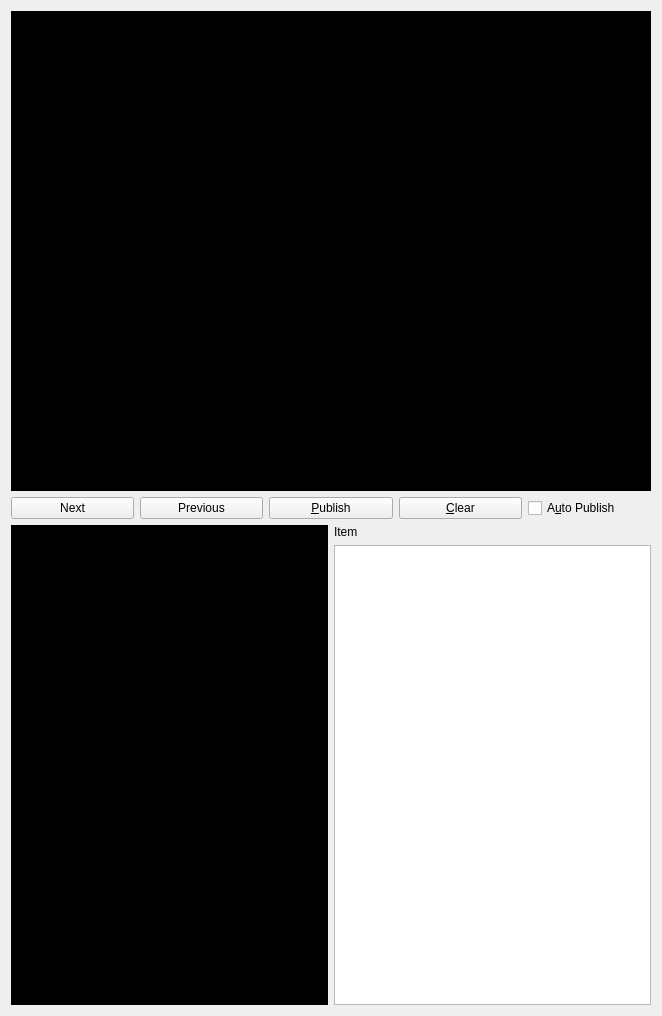
      <widget class="QWidget" name="tab_2">
       <attribute name="title">
        <string>Sho&amp;w</string>
       </attribute>
       <layout class="QVBoxLayout" name="verticalLayout_7">
        <item>
         <widget class="KRichTextEdit" name="show_public_text">
          <property name="minimumSize">
           <size>
            <width>640</width>
            <height>480</height>
           </size>
          </property>
          <property name="maximumSize">
           <size>
            <width>640</width>
            <height>480</height>
           </size>
          </property>
          <property name="palette">
           <palette>
            <active>
             <colorrole role="WindowText">
              <brush brushstyle="SolidPattern">
               <color alpha="255">
                <red>255</red>
                <green>255</green>
                <blue>255</blue>
               </color>
              </brush>
             </colorrole>
             <colorrole role="Button">
              <brush brushstyle="SolidPattern">
               <color alpha="255">
                <red>0</red>
                <green>0</green>
                <blue>0</blue>
               </color>
              </brush>
             </colorrole>
             <colorrole role="Light">
              <brush brushstyle="SolidPattern">
               <color alpha="255">
                <red>0</red>
                <green>0</green>
                <blue>0</blue>
               </color>
              </brush>
             </colorrole>
             <colorrole role="Midlight">
              <brush brushstyle="SolidPattern">
               <color alpha="255">
                <red>0</red>
                <green>0</green>
                <blue>0</blue>
               </color>
              </brush>
             </colorrole>
             <colorrole role="Dark">
              <brush brushstyle="SolidPattern">
               <color alpha="255">
                <red>0</red>
                <green>0</green>
                <blue>0</blue>
               </color>
              </brush>
             </colorrole>
             <colorrole role="Mid">
              <brush brushstyle="SolidPattern">
               <color alpha="255">
                <red>0</red>
                <green>0</green>
                <blue>0</blue>
               </color>
              </brush>
             </colorrole>
             <colorrole role="Text">
              <brush brushstyle="SolidPattern">
               <color alpha="255">
                <red>255</red>
                <green>255</green>
                <blue>255</blue>
               </color>
              </brush>
             </colorrole>
             <colorrole role="BrightText">
              <brush brushstyle="SolidPattern">
               <color alpha="255">
                <red>255</red>
                <green>255</green>
                <blue>255</blue>
               </color>
              </brush>
             </colorrole>
             <colorrole role="ButtonText">
              <brush brushstyle="SolidPattern">
               <color alpha="255">
                <red>255</red>
                <green>255</green>
                <blue>255</blue>
               </color>
              </brush>
             </colorrole>
             <colorrole role="Base">
              <brush brushstyle="SolidPattern">
               <color alpha="255">
                <red>0</red>
                <green>0</green>
                <blue>0</blue>
               </color>
              </brush>
             </colorrole>
             <colorrole role="Window">
              <brush brushstyle="SolidPattern">
               <color alpha="255">
                <red>0</red>
                <green>0</green>
                <blue>0</blue>
               </color>
              </brush>
             </colorrole>
             <colorrole role="Shadow">
              <brush brushstyle="SolidPattern">
               <color alpha="255">
                <red>0</red>
                <green>0</green>
                <blue>0</blue>
               </color>
              </brush>
             </colorrole>
             <colorrole role="AlternateBase">
              <brush brushstyle="SolidPattern">
               <color alpha="255">
                <red>0</red>
                <green>0</green>
                <blue>0</blue>
               </color>
              </brush>
             </colorrole>
             <colorrole role="ToolTipBase">
              <brush brushstyle="SolidPattern">
               <color alpha="255">
                <red>255</red>
                <green>255</green>
                <blue>220</blue>
               </color>
              </brush>
             </colorrole>
             <colorrole role="ToolTipText">
              <brush brushstyle="SolidPattern">
               <color alpha="255">
                <red>0</red>
                <green>0</green>
                <blue>0</blue>
               </color>
              </brush>
             </colorrole>
            </active>
            <inactive>
             <colorrole role="WindowText">
              <brush brushstyle="SolidPattern">
               <color alpha="255">
                <red>255</red>
                <green>255</green>
                <blue>255</blue>
               </color>
              </brush>
             </colorrole>
             <colorrole role="Button">
              <brush brushstyle="SolidPattern">
               <color alpha="255">
                <red>0</red>
                <green>0</green>
                <blue>0</blue>
               </color>
              </brush>
             </colorrole>
             <colorrole role="Light">
              <brush brushstyle="SolidPattern">
               <color alpha="255">
                <red>0</red>
                <green>0</green>
                <blue>0</blue>
               </color>
              </brush>
             </colorrole>
             <colorrole role="Midlight">
              <brush brushstyle="SolidPattern">
               <color alpha="255">
                <red>0</red>
                <green>0</green>
                <blue>0</blue>
               </color>
              </brush>
             </colorrole>
             <colorrole role="Dark">
              <brush brushstyle="SolidPattern">
               <color alpha="255">
                <red>0</red>
                <green>0</green>
                <blue>0</blue>
               </color>
              </brush>
             </colorrole>
             <colorrole role="Mid">
              <brush brushstyle="SolidPattern">
               <color alpha="255">
                <red>0</red>
                <green>0</green>
                <blue>0</blue>
               </color>
              </brush>
             </colorrole>
             <colorrole role="Text">
              <brush brushstyle="SolidPattern">
               <color alpha="255">
                <red>255</red>
                <green>255</green>
                <blue>255</blue>
               </color>
              </brush>
             </colorrole>
             <colorrole role="BrightText">
              <brush brushstyle="SolidPattern">
               <color alpha="255">
                <red>255</red>
                <green>255</green>
                <blue>255</blue>
               </color>
              </brush>
             </colorrole>
             <colorrole role="ButtonText">
              <brush brushstyle="SolidPattern">
               <color alpha="255">
                <red>255</red>
                <green>255</green>
                <blue>255</blue>
               </color>
              </brush>
             </colorrole>
             <colorrole role="Base">
              <brush brushstyle="SolidPattern">
               <color alpha="255">
                <red>0</red>
                <green>0</green>
                <blue>0</blue>
               </color>
              </brush>
             </colorrole>
             <colorrole role="Window">
              <brush brushstyle="SolidPattern">
               <color alpha="255">
                <red>0</red>
                <green>0</green>
                <blue>0</blue>
               </color>
              </brush>
             </colorrole>
             <colorrole role="Shadow">
              <brush brushstyle="SolidPattern">
               <color alpha="255">
                <red>0</red>
                <green>0</green>
                <blue>0</blue>
               </color>
              </brush>
             </colorrole>
             <colorrole role="AlternateBase">
              <brush brushstyle="SolidPattern">
               <color alpha="255">
                <red>0</red>
                <green>0</green>
                <blue>0</blue>
               </color>
              </brush>
             </colorrole>
             <colorrole role="ToolTipBase">
              <brush brushstyle="SolidPattern">
               <color alpha="255">
                <red>255</red>
                <green>255</green>
                <blue>220</blue>
               </color>
              </brush>
             </colorrole>
             <colorrole role="ToolTipText">
              <brush brushstyle="SolidPattern">
               <color alpha="255">
                <red>0</red>
                <green>0</green>
                <blue>0</blue>
               </color>
              </brush>
             </colorrole>
            </inactive>
            <disabled>
             <colorrole role="WindowText">
              <brush brushstyle="SolidPattern">
               <color alpha="255">
                <red>0</red>
                <green>0</green>
                <blue>0</blue>
               </color>
              </brush>
             </colorrole>
             <colorrole role="Button">
              <brush brushstyle="SolidPattern">
               <color alpha="255">
                <red>0</red>
                <green>0</green>
                <blue>0</blue>
               </color>
              </brush>
             </colorrole>
             <colorrole role="Light">
              <brush brushstyle="SolidPattern">
               <color alpha="255">
                <red>0</red>
                <green>0</green>
                <blue>0</blue>
               </color>
              </brush>
             </colorrole>
             <colorrole role="Midlight">
              <brush brushstyle="SolidPattern">
               <color alpha="255">
                <red>0</red>
                <green>0</green>
                <blue>0</blue>
               </color>
              </brush>
             </colorrole>
             <colorrole role="Dark">
              <brush brushstyle="SolidPattern">
               <color alpha="255">
                <red>0</red>
                <green>0</green>
                <blue>0</blue>
               </color>
              </brush>
             </colorrole>
             <colorrole role="Mid">
              <brush brushstyle="SolidPattern">
               <color alpha="255">
                <red>0</red>
                <green>0</green>
                <blue>0</blue>
               </color>
              </brush>
             </colorrole>
             <colorrole role="Text">
              <brush brushstyle="SolidPattern">
               <color alpha="255">
                <red>0</red>
                <green>0</green>
                <blue>0</blue>
               </color>
              </brush>
             </colorrole>
             <colorrole role="BrightText">
              <brush brushstyle="SolidPattern">
               <color alpha="255">
                <red>255</red>
                <green>255</green>
                <blue>255</blue>
               </color>
              </brush>
             </colorrole>
             <colorrole role="ButtonText">
              <brush brushstyle="SolidPattern">
               <color alpha="255">
                <red>0</red>
                <green>0</green>
                <blue>0</blue>
               </color>
              </brush>
             </colorrole>
             <colorrole role="Base">
              <brush brushstyle="SolidPattern">
               <color alpha="255">
                <red>0</red>
                <green>0</green>
                <blue>0</blue>
               </color>
              </brush>
             </colorrole>
             <colorrole role="Window">
              <brush brushstyle="SolidPattern">
               <color alpha="255">
                <red>0</red>
                <green>0</green>
                <blue>0</blue>
               </color>
              </brush>
             </colorrole>
             <colorrole role="Shadow">
              <brush brushstyle="SolidPattern">
               <color alpha="255">
                <red>0</red>
                <green>0</green>
                <blue>0</blue>
               </color>
              </brush>
             </colorrole>
             <colorrole role="AlternateBase">
              <brush brushstyle="SolidPattern">
               <color alpha="255">
                <red>0</red>
                <green>0</green>
                <blue>0</blue>
               </color>
              </brush>
             </colorrole>
             <colorrole role="ToolTipBase">
              <brush brushstyle="SolidPattern">
               <color alpha="255">
                <red>255</red>
                <green>255</green>
                <blue>220</blue>
               </color>
              </brush>
             </colorrole>
             <colorrole role="ToolTipText">
              <brush brushstyle="SolidPattern">
               <color alpha="255">
                <red>0</red>
                <green>0</green>
                <blue>0</blue>
               </color>
              </brush>
             </colorrole>
            </disabled>
           </palette>
          </property>
          <property name="font">
           <font>
            <family>Monospace</family>
            <pointsize>14</pointsize>
           </font>
          </property>
          <property name="autoFillBackground">
           <bool>true</bool>
          </property>
          <property name="documentTitle">
           <string/>
          </property>
          <property name="readOnly">
           <bool>true</bool>
          </property>
          <property name="acceptRichText">
           <bool>true</bool>
          </property>
         </widget>
        </item>
        <item>
         <layout class="QHBoxLayout" name="horizontalLayout_5">
          <item>
           <widget class="QPushButton" name="next_button">
            <property name="text">
             <string>Next</string>
            </property>
            <property name="shortcut">
             <string comment=" "/>
            </property>
           </widget>
          </item>
          <item>
           <widget class="QPushButton" name="previous_button">
            <property name="text">
             <string>Previous</string>
            </property>
           </widget>
          </item>
          <item>
           <widget class="QPushButton" name="publish_button">
            <property name="text">
             <string>&amp;Publish</string>
            </property>
           </widget>
          </item>
          <item>
           <widget class="QPushButton" name="clear_button">
            <property name="text">
             <string>&amp;Clear</string>
            </property>
           </widget>
          </item>
          <item>
           <widget class="QCheckBox" name="auto_publish_checkbox">
            <property name="text">
             <string>A&amp;uto Publish</string>
            </property>
           </widget>
          </item>
         </layout>
        </item>
        <item>
         <layout class="QHBoxLayout" name="horizontalLayout_6">
          <item>
           <widget class="KRichTextWidget" name="show_private_text">
            <property name="minimumSize">
             <size>
              <width>0</width>
              <height>480</height>
             </size>
            </property>
            <property name="maximumSize">
             <size>
              <width>16777215</width>
              <height>480</height>
             </size>
            </property>
            <property name="palette">
             <palette>
              <active>
               <colorrole role="WindowText">
                <brush brushstyle="SolidPattern">
                 <color alpha="255">
                  <red>255</red>
                  <green>255</green>
                  <blue>255</blue>
                 </color>
                </brush>
               </colorrole>
               <colorrole role="Button">
                <brush brushstyle="SolidPattern">
                 <color alpha="255">
                  <red>0</red>
                  <green>0</green>
                  <blue>0</blue>
                 </color>
                </brush>
               </colorrole>
               <colorrole role="Light">
                <brush brushstyle="SolidPattern">
                 <color alpha="255">
                  <red>0</red>
                  <green>0</green>
                  <blue>0</blue>
                 </color>
                </brush>
               </colorrole>
               <colorrole role="Midlight">
                <brush brushstyle="SolidPattern">
                 <color alpha="255">
                  <red>0</red>
                  <green>0</green>
                  <blue>0</blue>
                 </color>
                </brush>
               </colorrole>
               <colorrole role="Dark">
                <brush brushstyle="SolidPattern">
                 <color alpha="255">
                  <red>0</red>
                  <green>0</green>
                  <blue>0</blue>
                 </color>
                </brush>
               </colorrole>
               <colorrole role="Mid">
                <brush brushstyle="SolidPattern">
                 <color alpha="255">
                  <red>0</red>
                  <green>0</green>
                  <blue>0</blue>
                 </color>
                </brush>
               </colorrole>
               <colorrole role="Text">
                <brush brushstyle="SolidPattern">
                 <color alpha="255">
                  <red>255</red>
                  <green>255</green>
                  <blue>255</blue>
                 </color>
                </brush>
               </colorrole>
               <colorrole role="BrightText">
                <brush brushstyle="SolidPattern">
                 <color alpha="255">
                  <red>255</red>
                  <green>255</green>
                  <blue>255</blue>
                 </color>
                </brush>
               </colorrole>
               <colorrole role="ButtonText">
                <brush brushstyle="SolidPattern">
                 <color alpha="255">
                  <red>255</red>
                  <green>255</green>
                  <blue>255</blue>
                 </color>
                </brush>
               </colorrole>
               <colorrole role="Base">
                <brush brushstyle="SolidPattern">
                 <color alpha="255">
                  <red>0</red>
                  <green>0</green>
                  <blue>0</blue>
                 </color>
                </brush>
               </colorrole>
               <colorrole role="Window">
                <brush brushstyle="SolidPattern">
                 <color alpha="255">
                  <red>0</red>
                  <green>0</green>
                  <blue>0</blue>
                 </color>
                </brush>
               </colorrole>
               <colorrole role="Shadow">
                <brush brushstyle="SolidPattern">
                 <color alpha="255">
                  <red>0</red>
                  <green>0</green>
                  <blue>0</blue>
                 </color>
                </brush>
               </colorrole>
               <colorrole role="AlternateBase">
                <brush brushstyle="SolidPattern">
                 <color alpha="255">
                  <red>0</red>
                  <green>0</green>
                  <blue>0</blue>
                 </color>
                </brush>
               </colorrole>
               <colorrole role="ToolTipBase">
                <brush brushstyle="SolidPattern">
                 <color alpha="255">
                  <red>255</red>
                  <green>255</green>
                  <blue>220</blue>
                 </color>
                </brush>
               </colorrole>
               <colorrole role="ToolTipText">
                <brush brushstyle="SolidPattern">
                 <color alpha="255">
                  <red>0</red>
                  <green>0</green>
                  <blue>0</blue>
                 </color>
                </brush>
               </colorrole>
              </active>
              <inactive>
               <colorrole role="WindowText">
                <brush brushstyle="SolidPattern">
                 <color alpha="255">
                  <red>255</red>
                  <green>255</green>
                  <blue>255</blue>
                 </color>
                </brush>
               </colorrole>
               <colorrole role="Button">
                <brush brushstyle="SolidPattern">
                 <color alpha="255">
                  <red>0</red>
                  <green>0</green>
                  <blue>0</blue>
                 </color>
                </brush>
               </colorrole>
               <colorrole role="Light">
                <brush brushstyle="SolidPattern">
                 <color alpha="255">
                  <red>0</red>
                  <green>0</green>
                  <blue>0</blue>
                 </color>
                </brush>
               </colorrole>
               <colorrole role="Midlight">
                <brush brushstyle="SolidPattern">
                 <color alpha="255">
                  <red>0</red>
                  <green>0</green>
                  <blue>0</blue>
                 </color>
                </brush>
               </colorrole>
               <colorrole role="Dark">
                <brush brushstyle="SolidPattern">
                 <color alpha="255">
                  <red>0</red>
                  <green>0</green>
                  <blue>0</blue>
                 </color>
                </brush>
               </colorrole>
               <colorrole role="Mid">
                <brush brushstyle="SolidPattern">
                 <color alpha="255">
                  <red>0</red>
                  <green>0</green>
                  <blue>0</blue>
                 </color>
                </brush>
               </colorrole>
               <colorrole role="Text">
                <brush brushstyle="SolidPattern">
                 <color alpha="255">
                  <red>255</red>
                  <green>255</green>
                  <blue>255</blue>
                 </color>
                </brush>
               </colorrole>
               <colorrole role="BrightText">
                <brush brushstyle="SolidPattern">
                 <color alpha="255">
                  <red>255</red>
                  <green>255</green>
                  <blue>255</blue>
                 </color>
                </brush>
               </colorrole>
               <colorrole role="ButtonText">
                <brush brushstyle="SolidPattern">
                 <color alpha="255">
                  <red>255</red>
                  <green>255</green>
                  <blue>255</blue>
                 </color>
                </brush>
               </colorrole>
               <colorrole role="Base">
                <brush brushstyle="SolidPattern">
                 <color alpha="255">
                  <red>0</red>
                  <green>0</green>
                  <blue>0</blue>
                 </color>
                </brush>
               </colorrole>
               <colorrole role="Window">
                <brush brushstyle="SolidPattern">
                 <color alpha="255">
                  <red>0</red>
                  <green>0</green>
                  <blue>0</blue>
                 </color>
                </brush>
               </colorrole>
               <colorrole role="Shadow">
                <brush brushstyle="SolidPattern">
                 <color alpha="255">
                  <red>0</red>
                  <green>0</green>
                  <blue>0</blue>
                 </color>
                </brush>
               </colorrole>
               <colorrole role="AlternateBase">
                <brush brushstyle="SolidPattern">
                 <color alpha="255">
                  <red>0</red>
                  <green>0</green>
                  <blue>0</blue>
                 </color>
                </brush>
               </colorrole>
               <colorrole role="ToolTipBase">
                <brush brushstyle="SolidPattern">
                 <color alpha="255">
                  <red>255</red>
                  <green>255</green>
                  <blue>220</blue>
                 </color>
                </brush>
               </colorrole>
               <colorrole role="ToolTipText">
                <brush brushstyle="SolidPattern">
                 <color alpha="255">
                  <red>0</red>
                  <green>0</green>
                  <blue>0</blue>
                 </color>
                </brush>
               </colorrole>
              </inactive>
              <disabled>
               <colorrole role="WindowText">
                <brush brushstyle="SolidPattern">
                 <color alpha="255">
                  <red>0</red>
                  <green>0</green>
                  <blue>0</blue>
                 </color>
                </brush>
               </colorrole>
               <colorrole role="Button">
                <brush brushstyle="SolidPattern">
                 <color alpha="255">
                  <red>0</red>
                  <green>0</green>
                  <blue>0</blue>
                 </color>
                </brush>
               </colorrole>
               <colorrole role="Light">
                <brush brushstyle="SolidPattern">
                 <color alpha="255">
                  <red>0</red>
                  <green>0</green>
                  <blue>0</blue>
                 </color>
                </brush>
               </colorrole>
               <colorrole role="Midlight">
                <brush brushstyle="SolidPattern">
                 <color alpha="255">
                  <red>0</red>
                  <green>0</green>
                  <blue>0</blue>
                 </color>
                </brush>
               </colorrole>
               <colorrole role="Dark">
                <brush brushstyle="SolidPattern">
                 <color alpha="255">
                  <red>0</red>
                  <green>0</green>
                  <blue>0</blue>
                 </color>
                </brush>
               </colorrole>
               <colorrole role="Mid">
                <brush brushstyle="SolidPattern">
                 <color alpha="255">
                  <red>0</red>
                  <green>0</green>
                  <blue>0</blue>
                 </color>
                </brush>
               </colorrole>
               <colorrole role="Text">
                <brush brushstyle="SolidPattern">
                 <color alpha="255">
                  <red>0</red>
                  <green>0</green>
                  <blue>0</blue>
                 </color>
                </brush>
               </colorrole>
               <colorrole role="BrightText">
                <brush brushstyle="SolidPattern">
                 <color alpha="255">
                  <red>255</red>
                  <green>255</green>
                  <blue>255</blue>
                 </color>
                </brush>
               </colorrole>
               <colorrole role="ButtonText">
                <brush brushstyle="SolidPattern">
                 <color alpha="255">
                  <red>0</red>
                  <green>0</green>
                  <blue>0</blue>
                 </color>
                </brush>
               </colorrole>
               <colorrole role="Base">
                <brush brushstyle="SolidPattern">
                 <color alpha="255">
                  <red>0</red>
                  <green>0</green>
                  <blue>0</blue>
                 </color>
                </brush>
               </colorrole>
               <colorrole role="Window">
                <brush brushstyle="SolidPattern">
                 <color alpha="255">
                  <red>0</red>
                  <green>0</green>
                  <blue>0</blue>
                 </color>
                </brush>
               </colorrole>
               <colorrole role="Shadow">
                <brush brushstyle="SolidPattern">
                 <color alpha="255">
                  <red>0</red>
                  <green>0</green>
                  <blue>0</blue>
                 </color>
                </brush>
               </colorrole>
               <colorrole role="AlternateBase">
                <brush brushstyle="SolidPattern">
                 <color alpha="255">
                  <red>0</red>
                  <green>0</green>
                  <blue>0</blue>
                 </color>
                </brush>
               </colorrole>
               <colorrole role="ToolTipBase">
                <brush brushstyle="SolidPattern">
                 <color alpha="255">
                  <red>255</red>
                  <green>255</green>
                  <blue>220</blue>
                 </color>
                </brush>
               </colorrole>
               <colorrole role="ToolTipText">
                <brush brushstyle="SolidPattern">
                 <color alpha="255">
                  <red>0</red>
                  <green>0</green>
                  <blue>0</blue>
                 </color>
                </brush>
               </colorrole>
              </disabled>
             </palette>
            </property>
            <property name="font">
             <font>
              <family>Monospace</family>
              <pointsize>14</pointsize>
             </font>
            </property>
            <property name="autoFillBackground">
             <bool>true</bool>
            </property>
            <property name="acceptRichText">
             <bool>true</bool>
            </property>
            <property name="textInteractionFlags">
             <set>Qt::LinksAccessibleByKeyboard|Qt::LinksAccessibleByMouse|Qt::TextBrowserInteraction|Qt::TextEditable|Qt::TextEditorInteraction|Qt::TextSelectableByKeyboard|Qt::TextSelectableByMouse</set>
            </property>
           </widget>
          </item>
          <item>
           <layout class="QVBoxLayout" name="verticalLayout_6">
            <item>
             <widget class="QLabel" name="label_7">
              <property name="text">
               <string>Item</string>
              </property>
              <property name="buddy">
               <cstring>item_list</cstring>
              </property>
             </widget>
            </item>
            <item>
             <widget class="KListWidget" name="item_list"/>
            </item>
           </layout>
          </item>
         </layout>
        </item>
       </layout>
       <zorder>clear_button</zorder>
       <zorder>show_private_text</zorder>
       <zorder>show_item_selection</zorder>
       <zorder>publish_button</zorder>
       <zorder>show_public_text</zorder>
       <zorder>item_list</zorder>
       <zorder>label_7</zorder>
       <zorder>item_list</zorder>
       <zorder>item_list</zorder>
       <zorder>item_list</zorder>
       <zorder></zorder>
      </widget>
